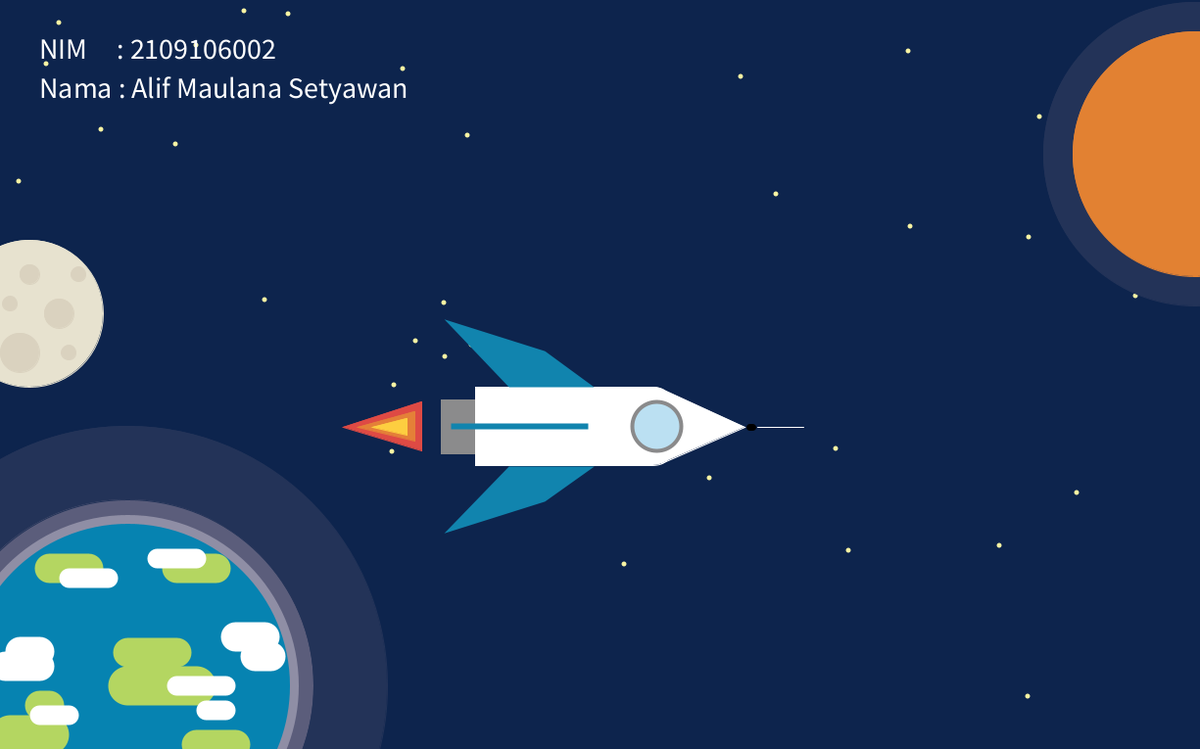
Frame 1 (no input)
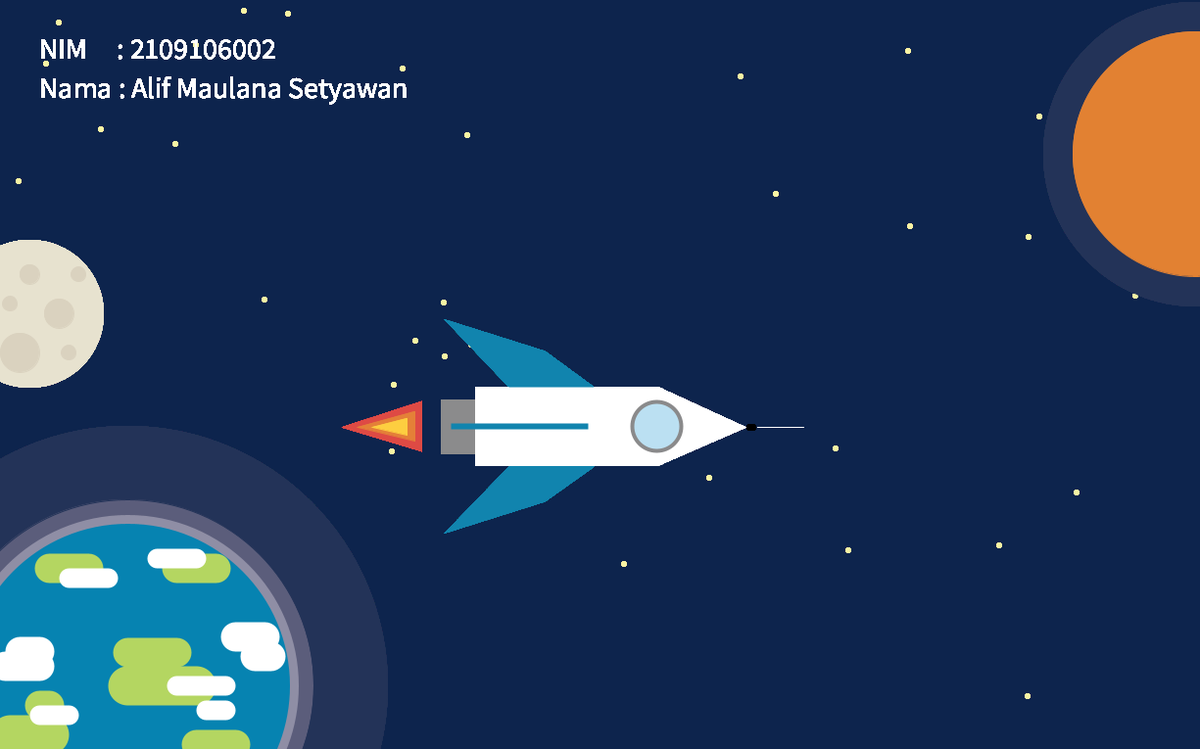
Frame 60 (the mouse pressed at the canvas centre just before this capture)
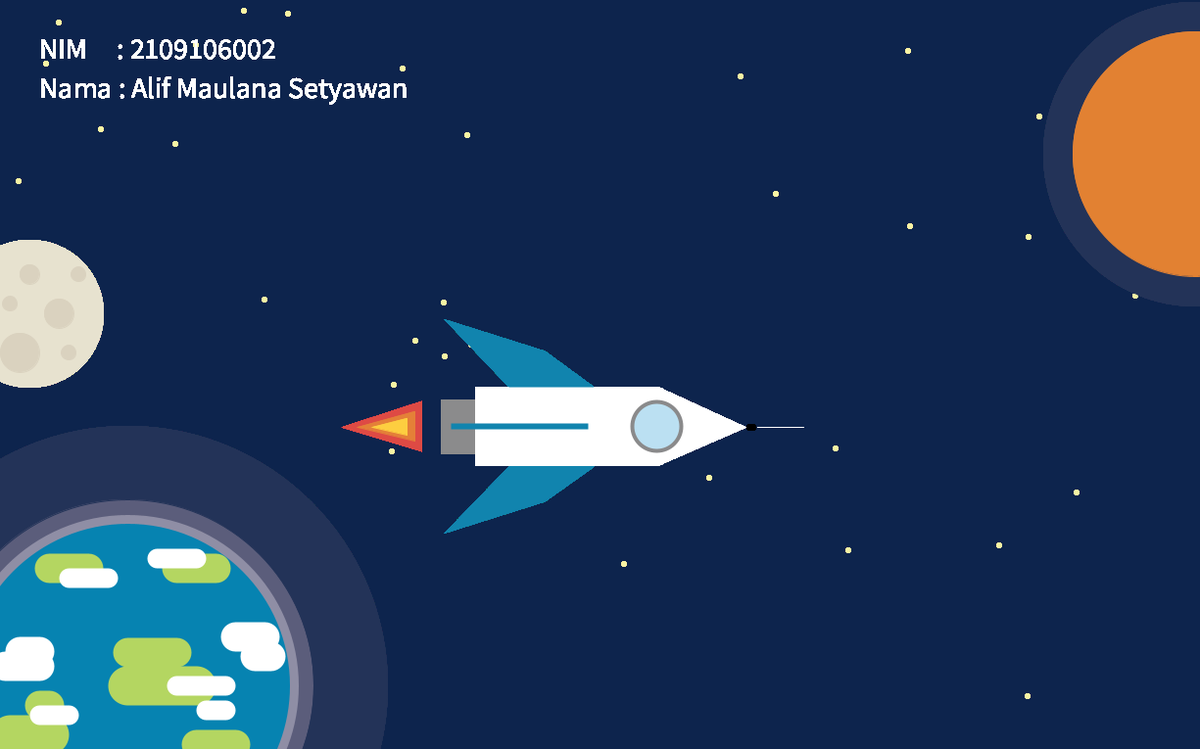
Frame 120 (the mouse held since frame 60 and released just before this capture)

The Processing sketch that drew these frames (run headless with seeded random() and noise(); from frame 60 on, the mouse is pressed at the canvas centre):

// Processing sketch: AlifMaulanaSetyawan_2109106002_Posttest1
// ── AlifMaulanaSetyawan_2109106002_Posttest1.pde
int numStars = 40; // Jumlah Bintang
int[] starX = new int[numStars];
int[] starY = new int[numStars];

void setup(){
  size(1225, 765);
  smooth();
  background(13, 36, 77);
  generateRandomStars();
}

void draw(){
  // Bintang
  drawStars();
  
  strokeWeight(1);
  
  // Bumi
  stroke(35, 51, 88); // Warna Abu Pudar
  fill(35, 51, 88); // Warna Abu Pudar
  circle(130, 700, 530);
  
  fill(91, 93, 123); // Warna Abu 
  circle(130, 700, 380);
  
  stroke(143, 142, 165); // Warna Abu
  strokeWeight(9);
  fill(6, 131, 177); // Warna Abu 
  circle(130, 700, 340);
  
  strokeCap(ROUND);

  // Pulau 1
  stroke(180, 214, 97); // Warna Hijau
  strokeWeight(30);
  line(130, 666, 180, 666);
  strokeWeight(40);
  line(130, 700, 200, 700);
  // Awan Pulau 1
  stroke(255, 255, 255); // Warna Putih
  strokeWeight(20);
  line(180, 700, 230, 700);
  line(210, 725, 230, 725);
  
  // Pulau 2 (Kecil)
  stroke(180, 214, 97); // Warna Hijau
  strokeWeight(30);
  line(50, 580, 90, 580);
  stroke(255, 255, 255); // Warna Putih
  strokeWeight(20);
  line(70, 590, 110, 590);
  
  // Pulau 3 (Kecil)
  stroke(180, 214, 97); // Warna Hijau
  strokeWeight(30);
  line(180, 580, 220, 580);
  stroke(255, 255, 255); // Warna Putih
  strokeWeight(20);
  line(160, 570, 200, 570);
  
  // Pulau 4
  stroke(180, 214, 97); // Warna Hijau
  strokeWeight(30);
  line(40, 720, 50, 720);
  strokeWeight(40);
  line(10, 750, 50, 750);
  // Awan Pulau 4
  stroke(255, 255, 255); // Warna Putih
  strokeWeight(20);
  line(40, 730, 70, 730);
  
  // Pulau 5 (Kecil)
  stroke(180, 214, 97); // Warna Hijau
  strokeWeight(30);
  line(200, 760, 240, 760);
  
  // Awan 
  stroke(255, 255, 255); // Warna Putih
  line(5, 680, 40, 680);
  line(20, 665, 40, 665);
  line(260, 670, 276, 670);
  strokeWeight(30);
  line(240, 650, 270, 650);
  
  // Bulan
  stroke(231, 226, 207); // Warna Cream
  strokeWeight(1);
  fill(231, 226, 207); // Warna Cream
  circle(30, 320, 150);
  
  // Bintik Bulan
  stroke(218, 210, 191); // Warna Cream Gelap
  strokeWeight(1);
  fill(218, 210, 191); // Warna Cream Gelap
  circle(60, 320, 30);
  circle(30, 280, 20);
  circle(80, 280, 15);
  circle(20, 360, 40);
  circle(70, 360, 15);
  circle(10, 310, 15);
  
  // Mars
  stroke(35, 51, 88); // Warna Abu Pudar
  fill(35, 51, 88); // Warna Abu Pudar
  circle(1220, 157, 310);
  stroke(226, 129, 50); // Warna Orange Gelap
  fill(226, 129, 50); // Warna Orange Gelap
  circle(1220, 157, 250);
  
  // Antena
  stroke(255, 255, 255); // Warna Putih
  strokeWeight(1);
  line(773, 436, 820, 436);
  stroke(0, 0, 0); // Warna Hitam
  strokeWeight(7);
  line(765, 436, 768, 436);
  
  // Kepala Roket
  stroke(255, 255, 255); // Warna Putih
  strokeWeight(1);
  fill(255, 255, 255); // Warna Putih
  triangle(675, 397, 675, 473, 760, 436);
  
  // Ekor Roket
  fill(139, 139, 140); // Warna Abu
  stroke(139, 139, 140); // Warna Abu
  square(450, 408, 55);
  
  // Api Ekor
  stroke(222, 74, 68); // Warna Merah Jingga
  fill(222, 74, 68); // Warna Merah Jingga
  triangle(430, 410, 430, 460, 350, 436);
  
  stroke(228, 128, 56); // Warna Jingga
  fill(228, 128, 56); // Warna Jingga
  triangle(423, 420, 423, 450, 365, 436);
  
  stroke(253, 206, 64); // Warna Kuning
  fill(253, 206, 64); // Warna Kuning
  triangle(415, 427, 415, 444, 380, 436);
  
  // Badan Roket
  stroke(255, 255, 255); // Warna Putih
  fill(255, 255, 255); // Warna Putih
  rect(485, 395, 200, 80, 0, 20, 20, 0); 
  
  // Jendela Roket
  stroke(138, 138, 139); // Warna Abu
  strokeWeight(4);
  fill(187, 224, 242); // Warna Biru Muda
  circle(670, 435, 50);
  
  // Sayap Roket
  fill(17, 132, 174); // Warna Biru
  stroke(17, 132, 174); // Warna Biru
  quad(460, 330, 555, 360, 600, 393, 520, 393);
  quad(460, 540, 555, 510, 600, 478, 520, 478);
  strokeWeight(6);
  strokeCap(SQUARE);
  line(460, 435, 600, 435);
  
  // Nama
  textSize(30);
  fill(255, 255, 255);
  text("NIM     : 2109106002", 40, 60); 
  text("Nama : Alif Maulana Setyawan", 40, 100); 
}

void generateRandomStars() {
  for (int i = 0; i < numStars; i++) {
    starX[i] = int(random(width));
    starY[i] = int(random(height));
  }
}

void drawStars() {
  fill(248, 244, 163); // Warna Kuning
  noStroke(); // Tidak ada garis di bintang

  for (int i = 0; i < numStars; i++) {
    ellipse(starX[i], starY[i], 5, 5); // Membuat Bintang Dengan Ellips
  }
}
